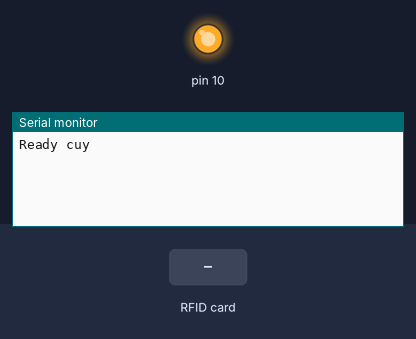
Bench run of a sketch on a simulated Arduino Uno, built with avr-gcc and run on an emulated ATmega328P. Parts: output pins drawn as LEDs (lit = HIGH), the last lines printed to the serial monitor. Inputs (shaded band) come from the test bench.

Above: at 1.2 s.
1.3 s: RFID card 1E 75 D9 6E held to the reader
At 2.3 s:
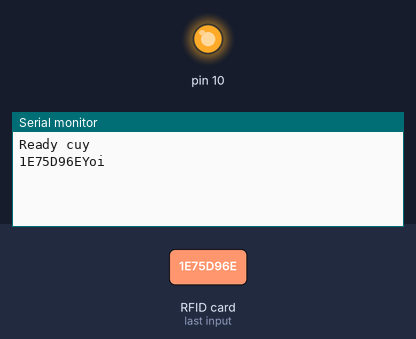
2.8 s: RFID card 5E 7A 19 C4 held to the reader
At 3.7 s:
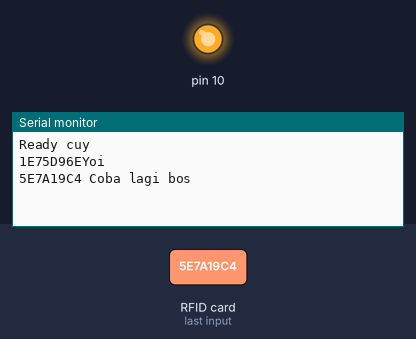

Measured:
- after the input at 1.3 s, the serial monitor: prints a new line at once (image 1)
- after the input at 2.8 s, the serial monitor: prints a new line at once (image 2)

The sketch:

ProejctKPSolenid.ino
```cpp
#include "SPI.h" // SPI library
#include "MFRC522.h" // RFID library (https://github.com/miguelbalboa/rfid)
//#include "Servo.h"

#define SS_PIN    8
#define RST_PIN   9
//#define hijau     5
//#define merah     6
//#define BuzzerPin 4
//#define servo     3

//Deklarasi gak ero opo iki
MFRC522 mfrc522(SS_PIN, RST_PIN); // Set up mfrc522 on the Arduino
//Servo myservo;


void setup() {
  SPI.begin(); // open SPI connection
  mfrc522.PCD_Init(); // Initialize Proximity Coupling Device (PCD)
  Serial.begin(9600); // open serial connection
  //pinMode(hijau,OUTPUT);
  //pinMode(merah,OUTPUT);
  //pinMode(BuzzerPin,OUTPUT);
  //myservo.attach(servo);
  //myservo.write(0);
  Serial.println("Ready cuy");
}

void RFID(){
  if (mfrc522.PICC_IsNewCardPresent()) { // (true, if RFID tag/card is present ) PICC = Proximity Integrated Circuit Card
    if(mfrc522.PICC_ReadCardSerial()) { // true, if RFID tag/card was read
      //Serial.print("RFID TAG ID:");
      String data;
      //Serial.print(mfrc522.uid.uidByte[1]);
      for (byte i = 0; i < mfrc522.uid.size; ++i) { // read id (in parts)
        //Serial.print(mfrc522.uid.uidByte[i], HEX); // print id as hex values
        //Serial.print(" "); // add space between hex blocks to increase readability
        data.concat(String(mfrc522.uid.uidByte[i], HEX));
        }

      //Serial.println("");
      data.toUpperCase();
      Serial.print(data);
//      Serial.println('_'); // Print out of id is complete.
//      //delay(4000);
//      myservo.write(90);
//      digitalWrite(BuzzerPin, HIGH);
//      delay(100);
//      digitalWrite(BuzzerPin, LOW);
//      digitalWrite(hijau,HIGH);
//      delay(5000);
//      digitalWrite(BuzzerPin, HIGH);
//      delay(100);
//      digitalWrite(BuzzerPin, LOW);
//      myservo.write(0);
//      digitalWrite(hijau,LOW);
      if (data == "1E75D96E")
      {
        Serial.println("Yoi");
    //Serial.println("AKSES DIIZINKAN");
    //myservo.write(90);
    //digitalWrite(BuzzerPin, HIGH);
    //delay(100);
    //digitalWrite(BuzzerPin, LOW);
    //digitalWrite(hijau,HIGH);
    //delay(5000);
    //digitalWrite(BuzzerPin, HIGH);
    //delay(100);
    //digitalWrite(BuzzerPin, LOW);
    //myservo.write(0);
    //digitalWrite(hijau,LOW);
    }

    else   {
      Serial.println(" Coba lagi bos");
    //Serial.println("AKSES DITOLAK!");
    //digitalWrite(BuzzerPin, HIGH);
    //digitalWrite(merah,HIGH);
    //delay(500);
    //digitalWrite(merah,LOW);
    //digitalWrite(BuzzerPin, LOW);
    }
    }
    }
}

void loop() {
  // put your main code here, to run repeatedly:
  RFID();

}
```
